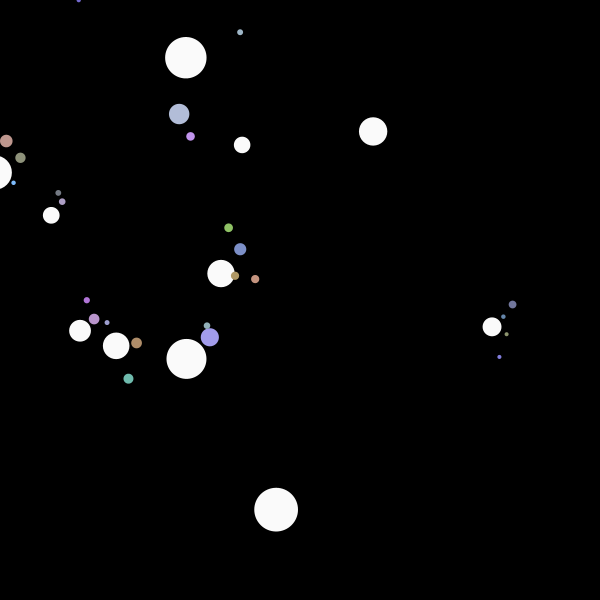
Frame 1 (no input)
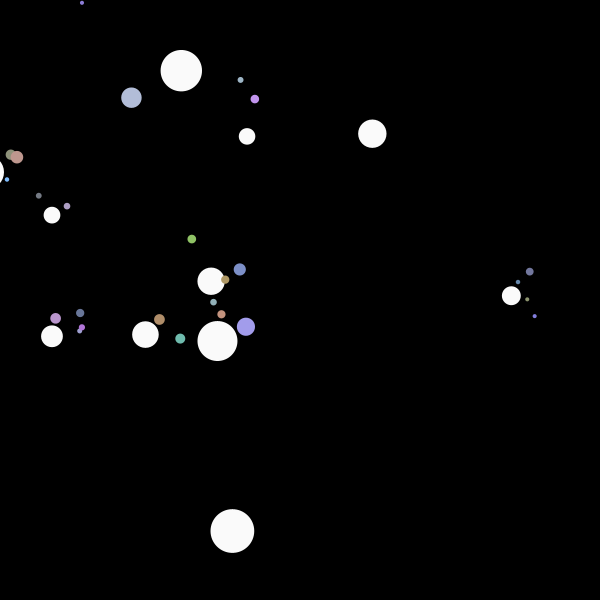
Frame 60 (the mouse pressed at the canvas centre just before this capture)
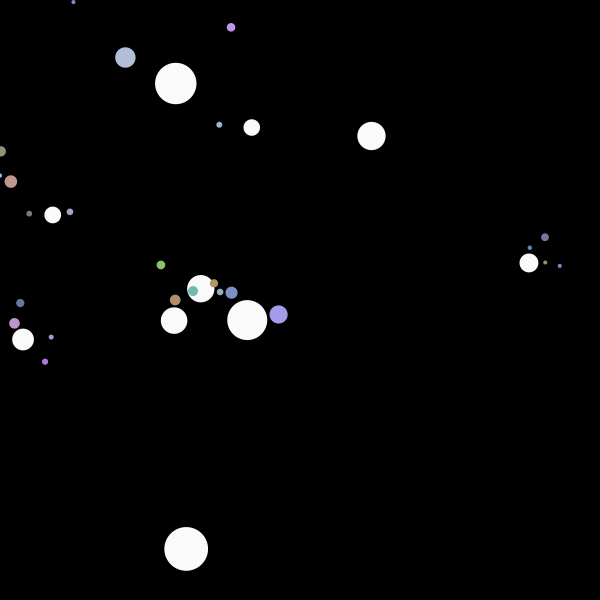
Frame 120 (the mouse held since frame 60 and released just before this capture)

The Processing sketch that drew these frames (run headless with seeded random() and noise(); from frame 60 on, the mouse is pressed at the canvas centre):

// Processing sketch: processing_130540
// ── processing_130540.pde


//elliptical motion

int numPlanets = 25;
Planet[] solarSystem = new Planet[numPlanets];

void setup() {
  size (600, 600);
  smooth();
  for (int i = 0; i<numPlanets; i++) {
    solarSystem[i] = new Planet();
  }
}

void draw() {
 // fill(0,20);
  //rect(-1,-1,width,height);
  background(0);
  for (int i = 0; i<numPlanets; i++) {
    solarSystem[i].move();
    solarSystem[i].display();
  }
}




class HeavenlyBody {
  float ang;
  float distance;
  float speed;
  float size;
  float x, y, centerX, centerY;
  color c;

  HeavenlyBody() {
    ang = random(-2, 2);
    size = random(8, 50);
    distance = size+random(20, width);
    //    centerX = random(width);
    //    centerY = random(height);    
    centerX = 0;
    centerY = 0;
    speed = random(-.002 ,.002);
    c = color(250);
  }

  void move() {

    x = centerX+(distance*cos(ang));
    y = centerY+(distance*sin(ang));
    ang+=speed;
  }
  void display() {
    noStroke();
    fill(c);
    ellipse(x, y, size, size);
  }
}

class Moon extends HeavenlyBody {

  Moon() {
    super();
    c = color(60,142,124);
    speed *= 10;
  }
}

class Planet extends HeavenlyBody {

  ArrayList<Moon> moonList;

  Planet() {
    super();
    moonList = new ArrayList<Moon>();
    int randNum = (int) random(5);
    for (int i = 0; i < randNum; i++) {
      Moon moon = new Moon();
      moon.centerX = x;
      moon.centerY = y;
      moon.size = random(4, size/2);
      moon.distance = random(size/2, size*2);
      moon.c = color(random(100, 200), random(100,200), random(100, 255));
      moonList.add(moon);
    }
  }

  void move() {
    super.move();
    for ( Moon moon : moonList) {
      moon.centerX = x;
      moon.centerY = y;
      moon.move();
    }
  }

  void display() {
    super.display();
    for ( Moon moon : moonList) {
      moon.display();
    }
  }
}
